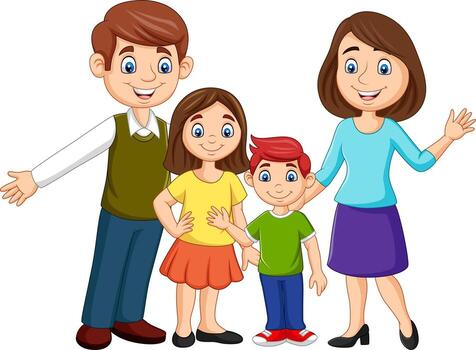
#> input picture data/images/multi_person.jpg, 476 x 350 px
$ python -i preprocess.py   (imports and definitions only)
#> lines starting #> are read from the running program, lines starting #| are printed output that depends on the picture
#> further down, picture is the input picture: shape (350, 476, 3); mean B, G, R 184, 194.2, 204.9
import cv2
import numpy as np


# [34 lines left out: function resize_image, not called in this run]


def to_grayscale(image: np.ndarray) -> np.ndarray:
    """
    Convert BGR image to grayscale.
    """

    return cv2.cvtColor(
        image,
        cv2.COLOR_BGR2GRAY,
    )
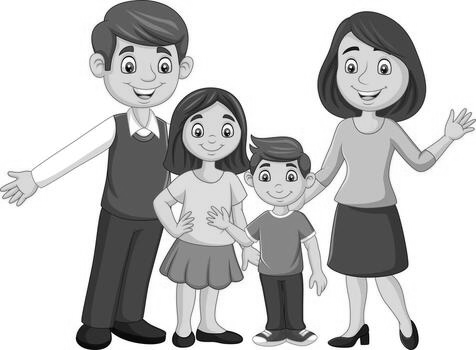
#> returned value: shape (350, 476); min 0, max 255, mean 196.3


def gaussian_blur(
    image: np.ndarray,
    kernel_size: tuple[int, int] = (5, 5),
) -> np.ndarray:
    """
    Apply Gaussian Blur to remove image noise.
    """
#> called with kernel_size = (5, 5)

    return cv2.GaussianBlur(
        image,
        kernel_size,
        0,
    )
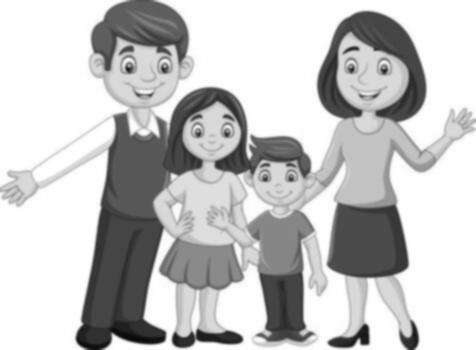
#> returned value: shape (350, 476); min 10, max 255, mean 196.3


def equalize_histogram(
    image: np.ndarray,
) -> np.ndarray:
    """
    Improve image contrast using histogram equalization.
    """

    return cv2.equalizeHist(image)
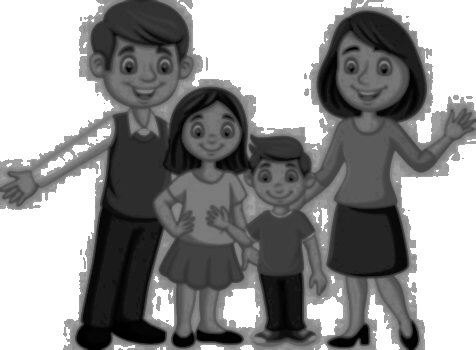
#> returned value: shape (350, 476); min 0, max 255, mean 146.6


# [8 lines left out: function normalize, not called in this run]


def preprocess_for_haar(
    image: np.ndarray,
) -> np.ndarray:
    """
    Complete preprocessing pipeline for Haar Cascade.
    """

    gray = to_grayscale(image)

    gray = gaussian_blur(gray)

    gray = equalize_histogram(gray)

    return gray

>>> import cv2
>>> picture = cv2.imread('../data/images/multi_person.jpg')
>>> result = preprocess_for_haar(picture)

$ run again, on data/images/person.jpg
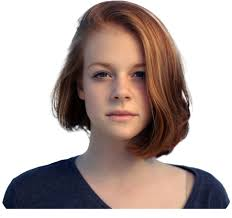
#> input picture data/images/person.jpg, 232 x 218 px
#> picture is the input picture: shape (218, 232, 3); mean B, G, R 163.9, 167.8, 182.3
#> in gaussian_blur, `return cv2.GaussianBlur( image, kernel_size, 0, )`:
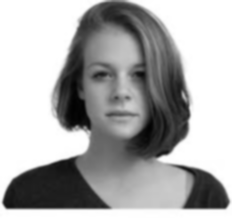
#> returned value: shape (218, 232); min 2, max 255, mean 171.7
#> in equalize_histogram, `return cv2.equalizeHist(image)`:
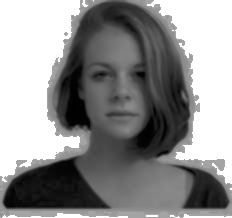
#> returned value: shape (218, 232); min 0, max 255, mean 144.4
